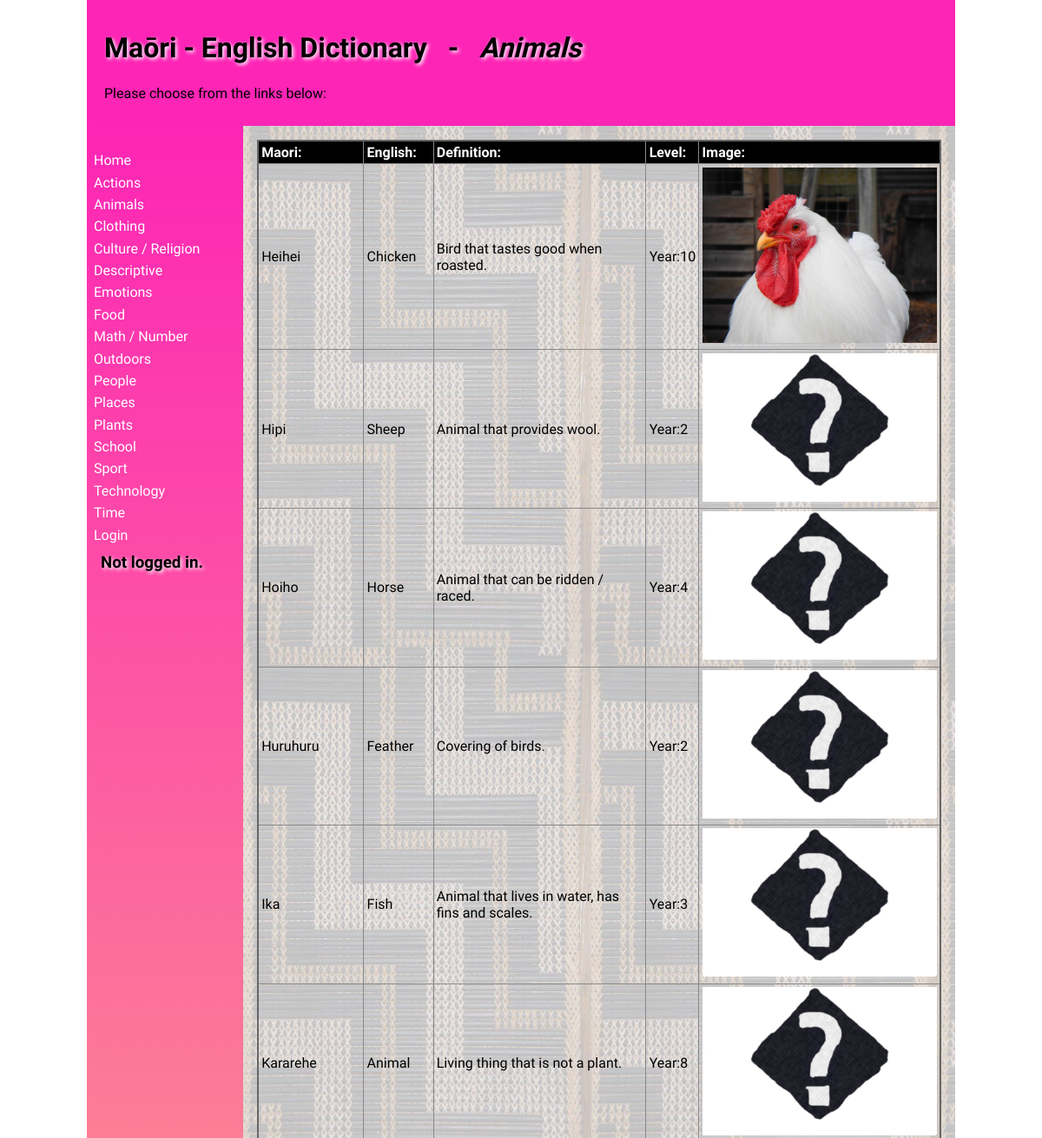
The app's page /main/Animals (upper part), older data.
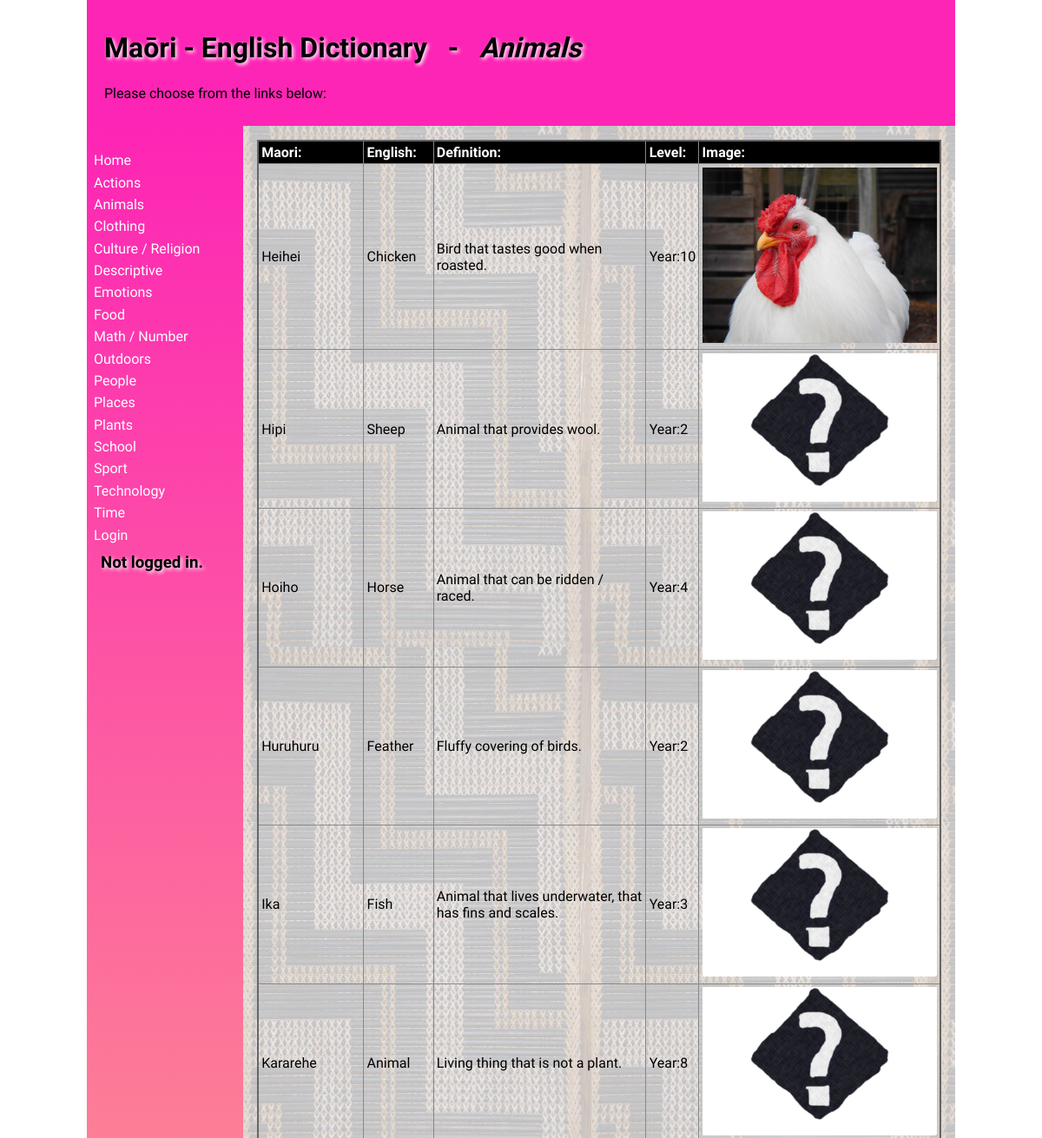
The same page, newer data.
### tables this page shows
CREATE TABLE categories
(
	id integer /*autoincrement needs PK*/,
	category varchar(30)
, link varchar(30));

CREATE TABLE "dictionary"
(
	id integer
		constraint dictionary_pk
			primary key autoincrement,
	maori varchar(30),
	english varchar(30),
	category varchar(30),
	definition varchar(60),
	level integer
);

### app.py (the view, shortened to what this page needs)
@app.route('/main/<category>', methods=['GET', 'POST'])
def render_menu_page(category):
    current_category = category.replace("&", " / ").capitalize()
    print(current_category)
    return render_template("main.html", table=get_dictionary(), categories=get_categories(),
                           current=current_category, logged_in=is_logged_in(),
                           name=session.get('first_name'), admin=session.get('admin'))

### app.py (called while the page is built)
def create_connection(db_file):
    try:
        connection = sqlite3.connect(db_file)
        print(connection)
        return connection
    except Error as e:
        print(e)
    return None

def get_dictionary():
    con = create_connection(DB_NAME)
    query = "SELECT id, maori, english, category, definition, level FROM dictionary"
    cur = con.cursor()
    cur.execute(query)
    table = cur.fetchall()
    con.close()
    return table

def get_categories():
    con = create_connection(DB_NAME)
    query = "SELECT category, link FROM categories"
    cur = con.cursor()
    cur.execute(query)
    categories_table = cur.fetchall()
    con.close()
    return categories_table

def is_logged_in():
    if session.get('email') is None:
        print("Currently not logged in")
        return False
    else:
        print("Currently logged in")
        return True

### templates/main.html (shortened to what this page needs)
{% extends "base.html" %}
{% block heading %}Maōri - English Dictionary &#160;&#160;-&#160;&#160; <em>{{current}}</em>{% endblock %}
{% block main %}
<div class="table">
    <table>
        <tr>
            <th>Maori:</th>
            <th>English:</th>
            <th>Definition:</th>
            <th>Level:</th>
            <th>Image:</th>
        </tr>
        {% for items in table %}
            {% if items[3].capitalize() == current: %}
                <tr>
                    <td>{{items[1].capitalize()}}
                    </td>
                    <td>{{items[2].capitalize()}} </td>
                    <td>{{items[4].capitalize()}}</td>
                    <td>Year:{{items[5]}}</td>
                    <td><img id="img" src="/static/images/{{ items[2] }}.jpg" alt="Not Found"
                             onerror=this.src="/static/images/null.jpg"></td>
                </tr>
            {% endif %}
        {% endfor %}
    </table>
</div>
{% endblock %}

### templates/base.html (shortened to what this page needs)
<!doctype html>
<html lang="en">
<head>
	<link href="{{ url_for('static', filename='css/style.css') }}" rel="stylesheet">
</head>
<body>
	<div id="container">
		<header>
			<div class="header">
				<h1>{% block heading %}{% endblock %}</h1>
				<p>Please choose from the links below:</p>
			</div>
		</header>
		<nav>
			<ul>
				<li><a href="\">Home</a></li>
				{% for category, link in categories %}
				<li><a href="\main\{{ link }}">{{ category }}</a></li>
        		{% endfor %}
				{% if logged_in: %}
					<li><a href="\logout">Logout</a></li>
					<span></span>
					<h3>Account: {{ name }} <em>Admin: {{ admin }}</em></h3>
				{% else: %}
					<li><a href="\login">Login</a></li>
					<h3>Not logged in.</h3>
				{% endif %}
			</ul>
		</nav>
		<main>
            {% block main %}{% endblock %}
        </main>
	</div>
</body>
</html>

### static/css/style.css (style rules this page uses)
* { font-family: Comfortaa, sans-serif; margin: 0; padding: 0; box-sizing: border-box; }
#container { display: grid; grid-template-columns: 75px auto; grid-template-areas: 'nav header' 'main main' 'footer footer'; }
header { display: flex; flex-wrap: wrap; padding:20px; grid-area: header; background-color: #fd25b5; }
nav { grid-area: nav; }
main { grid-area: main; padding: 1rem; background-color: #edd; }
h1, h2 { padding: 1rem 0; font-family: 'Suez One', serif; color: #000; text-shadow: 2px 2px 4px #fff; }
h3, h4 { padding: 0.5rem; font-family: 'Suez One', serif; color: #000; text-shadow: 2px 2px 4px #fff; }
p { padding: 0.5rem 0; }
a { color: #222; }
img { width: 100%; }
table { width: 100%; border: 2px solid #666; border-collapse: collapse; }
th, td { border: 1px solid #888; padding: 0.2rem; text-align: left; }
th { background-color: #000; color: #fff; }
@media only screen and (min-width: 768px) { #container { grid-template-columns: 180px auto; grid-template-areas: 'header header' 'nav main' 'footer footer'; } }
@media only screen and (min-width: 768px) { nav { background: linear-gradient(180deg, rgb(253, 37, 181) 0%, rgb(252, 255, 105) 50%, rgb(98, 28, 250) 100%); padding: 0.5rem; } }
@media only screen and (min-width: 768px) { nav ul { list-style: none; } }
@media only screen and (min-width: 768px) { nav li { padding: 0.2rem 0; } }
@media only screen and (min-width: 768px) { nav a { color: #fff; text-decoration: none; } }
@media only screen and (min-width: 768px) { main { background-image: url('/static/images/poutama.jpg'); } }
@media only screen and (min-width: 1000px) { #container { width: 1000px; margin: auto; } }

Row changes from the older to the newer data that the page shows:
changed dictionary "Huruhuru": definition "Covering of birds." → "Fluffy covering of birds."
changed dictionary "Ika": definition "Animal that lives in water, has fins and scales." → "Animal that lives underwater, that has fins and scales."
